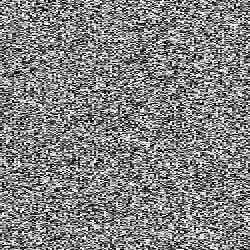
Frame 1 (no input)
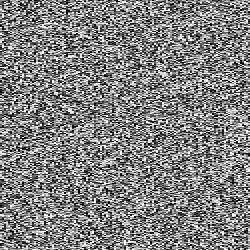
Frame 60 (the mouse pressed at the canvas centre just before this capture)
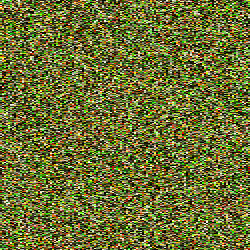
Frame 120 (the mouse held since frame 60 and released just before this capture)

The Processing sketch that drew these frames (run headless with seeded random() and noise(); from frame 60 on, the mouse is pressed at the canvas centre):

// Processing sketch: processing_24107
// ── processing_24107.pde

void setup() {
  size(250, 250);
  colorMode(HSB, 360, 100, height);
  noStroke();
  background(0);
}

void draw() {
  for(int i=width; i>=0; i-=2) {
     for(int j=width; j>=0; j-=1) {
       fill(random(mouseX),random(mouseY),random(255));
       rect(i, j, 2, 1);
     }  
  }
}
